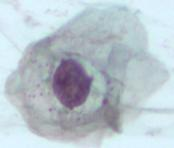
#> input picture data/lab-03-data/part2/sipakmed_clean/im_Koilocytotic/041_01.jpg, 174 x 148 px
$ python -i features_extraction.py   (imports and definitions only)   (older library calls are emulated)
#> lines starting #> are read from the running program, lines starting #| are printed output that depends on the picture
### project/modules/utils.py
import cv2
import numpy as np
from .piece import Piece


class Solution:
    # [7 lines left out: function __init__, not called in this run]

    def export_solution(self):
        clusters = [self.valid_clusters, self.outliers]
        return self.img_idx, [self.mask, self.feature_map, self.clusters, self.solved_puzzles]


# [69 lines left out: functions get_rectangles, rotate_image, crop_image, get_piece, not called in this run]


def check_has_nan(array):
    # Check if the array contains NaN values
    has_nan = np.isnan(array).any()
    if has_nan:
        return True
    else:
        return False

### project/modules/features_extraction.py
import cv2
import numpy as np

from .utils import check_has_nan
from scipy.stats import entropy
from skimage.filters import gabor
from skimage.feature import canny
from skimage.feature import local_binary_pattern


EPSYLON = 0.001


def extract_features(image, use_gabor=True, use_lbp=False):
    if use_gabor:
        gabor_feat = np.array(extract_gabor_features(image))
        if check_has_nan(gabor_feat):
            print("piece has nan in gabor")

    hist_feat = np.array(extract_histogram_features(image))
    if check_has_nan(hist_feat):
        print("piece has nan in hist")

    if use_lbp:
        lbp_feat = np.array(extract_lbp_features(image))
        if check_has_nan(lbp_feat):
            print("piece has nan in lbp")

    if use_gabor and use_lbp:
        full_feat = np.concatenate((gabor_feat,hist_feat,lbp_feat))

    elif not use_gabor and use_lbp:
        full_feat = np.concatenate((hist_feat,lbp_feat))

    else:
        full_feat = np.concatenate((gabor_feat,hist_feat))

    return full_feat


def extract_gabor_features(image, orientations=4, blur=False, scales=(3, 5), lambdas=np.arange(EPSYLON, np.pi+EPSYLON, np.pi / 2), gammas=([0.1])):
    """
    Extract Gabor features from an image using Gabor filters.

    Parameters:
        - image: Input image for feature extraction.
        - orientations: Number of orientations for the Gabor filters.
        - scales: Scales of the Gabor filters.
        - lambdas: Spatial frequencies (wavelengths) of the Gabor filters.
        - gammas: Spatial aspect ratios of the Gabor filters.

    Returns:
        - features: Extracted Gabor features as a 1D numpy array.
    """
    gray = cv2.cvtColor(image, cv2.COLOR_BGR2GRAY).astype(np.float64)

    if blur:
        gray = cv2.GaussianBlur(gray, (5, 5), 0)

    feature_lists = []

    for theta in range(orientations):
        theta_radians = theta / orientations * np.pi
        for sigma in scales:
            for lambd in lambdas:
                for gamma in gammas:
                    try:
                        # Create the Gabor kernel
                        kernel_real, kernel_imag = gabor(gray, frequency=1/lambd, theta=theta_radians, sigma_x=sigma, sigma_y=sigma)

                        # Apply the Gabor filter to the image and get the filtered response
                        filtered = np.abs(cv2.filter2D(gray, cv2.CV_64F, kernel_real))  # Magnitude response

                        # Calculate statistical measures from the filtered response
                        energy = np.sum(filtered**2)
                        ent=entropy(filtered.flatten())
                        feature_lists.append([ent, energy])

                    except (ZeroDivisionError, ValueError, RuntimeWarning) as e:
                        # Handle the specific error or warning here
                        # For example, you can skip the iteration or assign a default value
                        print("Error encountered with parameters:")
                        print("Theta:", theta)
                        print("Sigma:", sigma)
                        print("Lambda:", lambd)
                        print("Gamma:", gamma)
                        print("Error message:", str(e))

    # Concatenate the feature lists into a single feature vector
    features = np.concatenate(feature_lists)

    # Normalize the feature vector
    features /= np.max(features)
    return features


def extract_histogram_features(image, color_space='RGB', normalize='total', preprocessing_method=None):
    if preprocessing_method is not None:
        # Apply the selected preprocessing method
        if preprocessing_method == 'denoise':
            # Apply denoising using cv2.fastNlMeansDenoisingColored()
            image = cv2.fastNlMeansDenoisingColored(image, None, 10, 10, 7, 21)
        elif preprocessing_method == 'equalize':
            # Apply histogram equalization using cv2.equalizeHist()
            image = cv2.cvtColor(image, cv2.COLOR_BGR2GRAY)
            image = cv2.equalizeHist(image)
        elif preprocessing_method == 'blur':
            # Apply Gaussian blur using cv2.GaussianBlur()
            image = cv2.GaussianBlur(image, (5, 5), 0)
        else:
            raise ValueError('Invalid preprocessing method')

    if color_space == 'RGB':
        # Split RGB channels
        r, g, b = cv2.split(image)
        # Compute the histogram for each RGB channel
        hist_r = np.histogram(r.ravel(), bins=256, range=(0, 255))[0]
        hist_g = np.histogram(g.ravel(), bins=256, range=(0, 255))[0]
        hist_b = np.histogram(b.ravel(), bins=256, range=(0, 255))[0]

        # Concatenate the histograms to create a feature vector
        hist = np.concatenate([hist_r, hist_g, hist_b])

    elif color_space == 'LAB':
        # Convert to LAB color space
        lab_image = cv2.cvtColor(image, cv2.COLOR_BGR2LAB)

        # Split LAB channels
        l, a, b = cv2.split(lab_image)

        # Compute the histogram for each LAB channel
        hist_l = np.histogram(l.ravel(), bins=256, range=(0, 255))[0]
        hist_a = np.histogram(a.ravel(), bins=256, range=(0, 255))[0]
        hist_b = np.histogram(b.ravel(), bins=256, range=(0, 255))[0]

        # Concatenate the histograms to create a feature vector
        hist = np.concatenate([hist_l, hist_a, hist_b])

    elif color_space == 'HSV':
        # Convert to HSV color space
        hsv_image = cv2.cvtColor(image, cv2.COLOR_BGR2HSV)

        # Split HSV channels
        h, s, v = cv2.split(hsv_image)

        # Compute the histogram for each HSV channel
        hist_h = np.histogram(h.ravel(), bins=256, range=(0, 255))[0]
        hist_s = np.histogram(s.ravel(), bins=256, range=(0, 255))[0]
        hist_v = np.histogram(v.ravel(), bins=256, range=(0, 255))[0]

        # Concatenate the histograms to create a feature vector
        hist = np.concatenate([hist_h, hist_s, hist_v])

    # Normalize the histograms
    if normalize == 'individual':
        # Normalize each channel individually
        if color_space == 'RGB':
            hist_r = hist_r / np.sum(hist_r)
            hist_g = hist_g / np.sum(hist_g)
            hist_b = hist_b / np.sum(hist_b)
            hist_normalized = np.concatenate([hist_r, hist_g, hist_b])
        elif color_space == 'LAB':
            hist_l = hist_l / np.sum(hist_l)
            hist_a = hist_a / np.sum(hist_a)
            hist_b = hist_b / np.sum(hist_b)
            hist_normalized = np.concatenate([hist_l, hist_a, hist_b])
        elif color_space == 'HSV':
            hist_h = hist_h / np.sum(hist_h)
            hist_s = hist_s / np.sum(hist_s)
            hist_v = hist_v / np.sum(hist_v)
            hist_normalized = np.concatenate([hist_h, hist_s, hist_v])

    else:
        # Normalize the concatenated histogram
        hist_normalized = hist / np.sum(hist)

    return hist_normalized


def extract_lbp_features(image, use_canny=True, radius=3, n_points=8):
    """
    Extract Local Binary Patterns (LBP) features from an image.

    Parameters:
        - image: Input image for feature extraction.
        - radius: Radius of the circular neighborhood around each pixel.
        - n_points: Number of sampling points to use in the circular neighborhood.

    Returns:
        - features: Extracted LBP features as a 1D numpy array.
    """
    # Convert the image to gray-scale
    gray = cv2.cvtColor(image, cv2.COLOR_BGR2GRAY)

    if use_canny:
        preprocessed_img = canny(gray)
    else:
        preprocessed_img = gray

    # Extract LBP features
    lbp = local_binary_pattern(preprocessed_img, n_points, radius, method='uniform')

    # Calculate the histogram of LBP values
    hist, _ = np.histogram(lbp.ravel(), bins=np.arange(0, n_points + 3), range=(0, n_points + 2))

    # Normalize the histogram
    hist = hist.astype("float")
    hist /= (hist.sum() + 1e-7)

    # Flatten the histogram and return as features
    features = hist.flatten()

    return features

>>> import cv2
>>> picture = cv2.imread('../../data/lab-03-data/part2/sipakmed_clean/im_Koilocytotic/041_01.jpg')
#> picture is the input picture: shape (148, 174, 3); mean B, G, R 205.6, 197.5, 184.7
>>> result = extract_features(picture)
#> in extract_gabor_features, `gray = cv2.cvtColor(image, cv2.COLOR_BGR2GRAY).astype(np.float64)`:
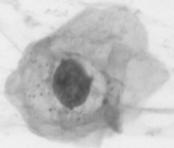
#> gray: shape (148, 174) float64; min 66, max 241, mean 194.6
#> after the loop in extract_gabor_features, `for theta in range(orientations):`: feature_lists = 16 items, first 6: [10.16, 2.43e+22], [10.16, 3.99e+15], [10.16, 2.42e+22], [10.16, 5.06e+15], [10.16, 5.66e+18], [10.16, 7.2e+12]
#> in extract_gabor_features, `features = np.concatenate(feature_lists)`: features = 32 values, max 2.43e+22 at index 1, min 10.16 at index 28, mean 3.03e+21
#> in extract_gabor_features, `features /= np.max(features)`: features = 32 values, max 1 at index 1, min 4.18e-22 at index 28, mean 0.125
#> in extract_features, `gabor_feat = np.array(extract_gabor_features(image))`: gabor_feat has the same summary as features in extract_gabor_features
#> in check_has_nan, `has_nan = np.isnan(array).any()`: has_nan = False
#> in extract_histogram_features, `r, g, b = cv2.split(image)`:
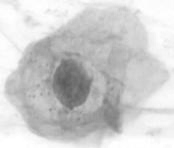
#> r: shape (148, 174); min 89, max 255, mean 205.6
#> in extract_histogram_features, `hist_r = np.histogram(r.ravel(), bins=256, range=(0, 255))[0]`: hist_r = 256 values, max 630 at index 251, min 0 at index 0, mean 100.6
#> in extract_histogram_features, `hist_g = np.histogram(g.ravel(), bins=256, range=(0, 255))[0]`: hist_g = 256 values, max 852 at index 242, min 0 at index 0, mean 100.6
#> in extract_histogram_features, `hist_b = np.histogram(b.ravel(), bins=256, range=(0, 255))[0]`: hist_b = 256 values, max 878 at index 220, min 0 at index 0, mean 100.6
#> in extract_histogram_features, `hist = np.concatenate([hist_r, hist_g, hist_b])`: hist = 768 values, max 878 at index 732, min 0 at index 0, mean 100.6
#> in extract_histogram_features, `hist_normalized = hist / np.sum(hist)`: hist_normalized = 768 values, max 0.0114 at index 732, min 0 at index 0, mean 0.0013
#> in extract_features, `hist_feat = np.array(extract_histogram_features(image))`: hist_feat has the same summary as hist_normalized in extract_histogram_features
#> in extract_features, `full_feat = np.concatenate((gabor_feat,hist_feat))`: full_feat = 800 values, max 1 at index 1, min 0 at index 32, mean 0.00625
#> result has the same summary as full_feat in extract_features

$ run again, on data/lab-03-data/part2/sipakmed_clean/im_Koilocytotic/047_01.jpg
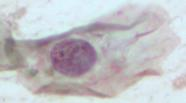
#> input picture data/lab-03-data/part2/sipakmed_clean/im_Koilocytotic/047_01.jpg, 186 x 103 px
#> picture is the input picture: shape (103, 186, 3); mean B, G, R 197.2, 193.3, 193
#> in extract_gabor_features, `gray = cv2.cvtColor(image, cv2.COLOR_BGR2GRAY).astype(np.float64)`:
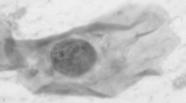
#> gray: shape (103, 186) float64; min 84, max 241, mean 193.7
#> after the loop in extract_gabor_features, `for theta in range(orientations):`: feature_lists = 16 items, first 6: [9.86, 9.84e+21], [9.86, 1.62e+15], [9.86, 9.83e+21], [9.86, 2.05e+15], [9.86, 2.29e+18], [9.86, 2.92e+12]
#> in extract_gabor_features, `features = np.concatenate(feature_lists)`: features = 32 values, max 9.84e+21 at index 1, min 9.86 at index 12, mean 1.23e+21
#> in extract_gabor_features, `features /= np.max(features)`: features = 32 values, max 1 at index 1, min 1e-21 at index 12, mean 0.125
#> gabor_feat has the same summary as features in extract_gabor_features
#> has_nan = False
#> in extract_histogram_features, `r, g, b = cv2.split(image)`:
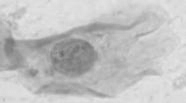
#> b: shape (103, 186); min 105, max 231, mean 193
#> hist_r = 256 values, max 373 at index 242, min 0 at index 0, mean 74.84
#> hist_g = 256 values, max 502 at index 235, min 0 at index 0, mean 74.84
#> hist_b = 256 values, max 859 at index 220, min 0 at index 0, mean 74.84
#> hist = 768 values, max 859 at index 732, min 0 at index 0, mean 74.84
#> hist_normalized = 768 values, max 0.0149 at index 732, min 0 at index 0, mean 0.0013
#> hist_feat has the same summary as hist_normalized in extract_histogram_features
#> full_feat = 800 values, max 1 at index 1, min 0 at index 32, mean 0.00625
#> result has the same summary as full_feat in extract_features

$ run again, on data/lab-03-data/part2/sipakmed_clean/im_Koilocytotic/156_01.jpg
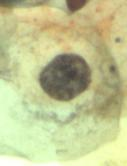
#> input picture data/lab-03-data/part2/sipakmed_clean/im_Koilocytotic/156_01.jpg, 127 x 166 px
#> picture is the input picture: shape (166, 127, 3); mean B, G, R 147.3, 198.9, 194.9
#> after the loop in extract_gabor_features, `for theta in range(orientations):`: feature_lists = 16 items, first 6: [9.95, 1.28e+22], [9.95, 2.1e+15], [9.95, 1.28e+22], [9.95, 2.67e+15], [9.95, 2.99e+18], [9.95, 3.8e+12]
#> in extract_gabor_features, `features = np.concatenate(feature_lists)`: features = 32 values, max 1.28e+22 at index 1, min 9.95 at index 12, mean 1.6e+21
#> in extract_gabor_features, `features /= np.max(features)`: features = 32 values, max 1 at index 1, min 7.78e-22 at index 12, mean 0.125
#> gabor_feat has the same summary as features in extract_gabor_features
#> has_nan = False
#> in extract_histogram_features, `r, g, b = cv2.split(image)`:
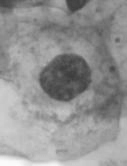
#> r: shape (166, 127); min 60, max 253, mean 147.3
#> in extract_histogram_features, `r, g, b = cv2.split(image)`:
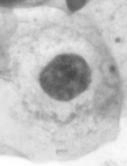
#> b: shape (166, 127); min 71, max 255, mean 194.9
#> hist_r = 256 values, max 287 at index 142, min 0 at index 0, mean 82.35
#> hist_g = 256 values, max 1191 at index 255, min 0 at index 0, mean 82.35
#> hist_b = 256 values, max 475 at index 211, min 0 at index 0, mean 82.35
#> hist = 768 values, max 1191 at index 511, min 0 at index 0, mean 82.35
#> hist_normalized = 768 values, max 0.0188 at index 511, min 0 at index 0, mean 0.0013
#> hist_feat has the same summary as hist_normalized in extract_histogram_features
#> full_feat = 800 values, max 1 at index 1, min 0 at index 32, mean 0.00625
#> result has the same summary as full_feat in extract_features

$ run again, on data/lab-03-data/part2/sipakmed_clean/im_Koilocytotic/165_01.jpg
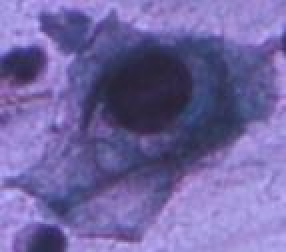
#> input picture data/lab-03-data/part2/sipakmed_clean/im_Koilocytotic/165_01.jpg, 143 x 126 px (shown 2 times larger)
#> picture is the input picture: shape (126, 143, 3); mean B, G, R 163.1, 102.1, 113.8
#> in extract_gabor_features, `gray = cv2.cvtColor(image, cv2.COLOR_BGR2GRAY).astype(np.float64)`:
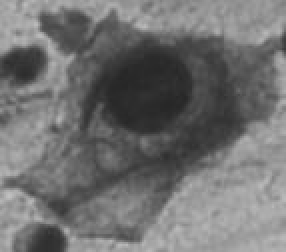
#> gray: shape (126, 143) float64 (shown 2 times larger); min 38, max 192, mean 112.6
#> after the loop in extract_gabor_features, `for theta in range(orientations):`: feature_lists = [[9.8, 9.4e+20], [9.8, 1.54e+14], [9.8, 9.38e+20], [9.8, 1.96e+14], [9.8, 2.19e+17], [9.8, 2.78e+11], [9.79, 3.47e+13], [9.8, 5.34e+11], [9.8, 9.4e+20], [9.8, 1.54e+14], [9.8, 9.38e+20], [9.8, 1.96e+14], [9.8, 2.19e+17], [9.8, 2.79e+11], [9.79, 3.41e+13], [9.8, 5.35e+11]]
#> in extract_gabor_features, `features = np.concatenate(feature_lists)`: features = 32 values, max 9.4e+20 at index 1, min 9.79 at index 12, mean 1.17e+20
#> in extract_gabor_features, `features /= np.max(features)`: features = 32 values, max 1 at index 1, min 1.04e-20 at index 12, mean 0.125
#> gabor_feat has the same summary as features in extract_gabor_features
#> has_nan = False
#> in extract_histogram_features, `r, g, b = cv2.split(image)`:
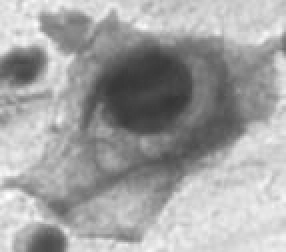
#> r: shape (126, 143) (shown 2 times larger); min 54, max 255, mean 163.1
#> hist_r = 256 values, max 248 at index 213, min 0 at index 0, mean 70.38
#> hist_g = 256 values, max 261 at index 137, min 0 at index 0, mean 70.38
#> hist_b = 256 values, max 281 at index 162, min 0 at index 0, mean 70.38
#> hist = 768 values, max 281 at index 674, min 0 at index 0, mean 70.38
#> hist_normalized = 768 values, max 0.0052 at index 674, min 0 at index 0, mean 0.0013
#> hist_feat has the same summary as hist_normalized in extract_histogram_features
#> full_feat = 800 values, max 1 at index 1, min 0 at index 32, mean 0.00625
#> result has the same summary as full_feat in extract_features
